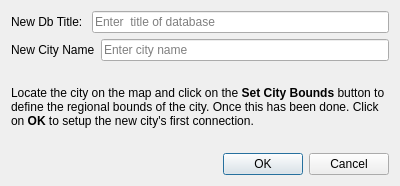
<?xml version="1.0" encoding="UTF-8"?>
<ui version="4.0">
 <class>NewCityDialog</class>
 <widget class="QDialog" name="NewCityDialog">
  <property name="geometry">
   <rect>
    <x>0</x>
    <y>0</y>
    <width>400</width>
    <height>186</height>
   </rect>
  </property>
  <property name="windowTitle">
   <string>Add City</string>
  </property>
  <layout class="QGridLayout" name="gridLayout">
   <item row="3" column="0">
    <widget class="QDialogButtonBox" name="buttonBox">
     <property name="orientation">
      <enum>Qt::Horizontal</enum>
     </property>
     <property name="standardButtons">
      <set>QDialogButtonBox::Cancel|QDialogButtonBox::Ok</set>
     </property>
    </widget>
   </item>
   <item row="2" column="0">
    <widget class="QLabel" name="info">
     <property name="text">
      <string>&lt;html&gt;&lt;head/&gt;&lt;body&gt;&lt;p&gt;Locate the city on the map and click on the &lt;span style=&quot; font-weight:700;&quot;&gt;Set City Bounds&lt;/span&gt; button to define the regional bounds of the city. Once this has been done. Click on &lt;span style=&quot; font-weight:700;&quot;&gt;OK&lt;/span&gt; to setup the new city's first connection.&lt;/p&gt;&lt;/body&gt;&lt;/html&gt;</string>
     </property>
     <property name="textFormat">
      <enum>Qt::RichText</enum>
     </property>
     <property name="wordWrap">
      <bool>true</bool>
     </property>
    </widget>
   </item>
   <item row="1" column="0">
    <layout class="QHBoxLayout" name="horizontalLayout">
     <item>
      <widget class="QLabel" name="label">
       <property name="text">
        <string>New City Name</string>
       </property>
      </widget>
     </item>
     <item>
      <widget class="QLineEdit" name="name">
       <property name="placeholderText">
        <string>Enter city name</string>
       </property>
      </widget>
     </item>
    </layout>
   </item>
   <item row="0" column="0">
    <layout class="QHBoxLayout" name="horizontalLayout_2">
     <item>
      <widget class="QLabel" name="label_2">
       <property name="text">
        <string>New Db Title: </string>
       </property>
      </widget>
     </item>
     <item>
      <widget class="QLineEdit" name="title">
       <property name="toolTip">
        <string>&lt;html&gt;&lt;head/&gt;&lt;body&gt;&lt;p&gt;Enter the title decribing this database.&lt;/p&gt;&lt;/body&gt;&lt;/html&gt;</string>
       </property>
       <property name="placeholderText">
        <string>Enter  title of database</string>
       </property>
      </widget>
     </item>
    </layout>
   </item>
  </layout>
 </widget>
 <resources/>
 <connections>
  <connection>
   <sender>buttonBox</sender>
   <signal>accepted()</signal>
   <receiver>NewCityDialog</receiver>
   <slot>accept()</slot>
   <hints>
    <hint type="sourcelabel">
     <x>248</x>
     <y>254</y>
    </hint>
    <hint type="destinationlabel">
     <x>157</x>
     <y>274</y>
    </hint>
   </hints>
  </connection>
  <connection>
   <sender>buttonBox</sender>
   <signal>rejected()</signal>
   <receiver>NewCityDialog</receiver>
   <slot>reject()</slot>
   <hints>
    <hint type="sourcelabel">
     <x>316</x>
     <y>260</y>
    </hint>
    <hint type="destinationlabel">
     <x>286</x>
     <y>274</y>
    </hint>
   </hints>
  </connection>
 </connections>
</ui>
